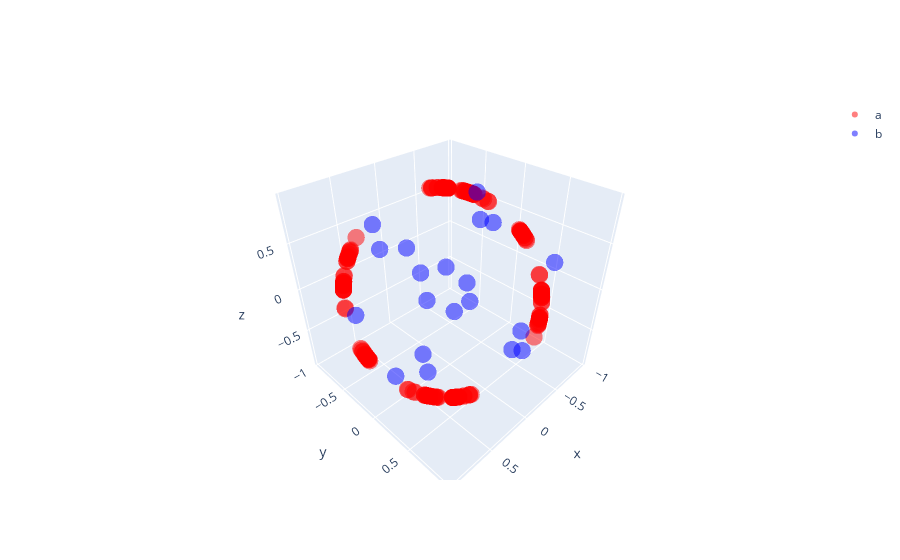

Here is the notebook cell this chart was saved with:
### Code cell
import plotly.express as px
import plotly.graph_objects as go
# Create the figure
fig = go.Figure()


# fig.px.scatter_3d(
#     x=b[:,0].tolist(), y=b[:,1].tolist(), z=b[:,2].tolist(), opacity=0.3, 
#     marker=dict(
#         size=4,
#         color='blue',
#         opacity=0.3
#     ),
# )
# fig = px.scatter_3d(
#     x=full_b[:,0].tolist(), y=full_b[:,1].tolist(), z=full_b[:,2].tolist(), opacity=0.03, 
#     marker=dict(
#         size=4,
#         color='blue',
#         opacity=0.3
#     ),
# )

# Add the second scatter plot (full_b) in red
# fig.add_trace(go.Scatter3d(
#     x=full_b[:,0].tolist(),
#     y=full_b[:,1].tolist(),
#     z=full_b[:,2].tolist(),
#     mode='markers',
#     marker=dict(
#         size=4,
#         color='red',
#         opacity=0.00,
#     ),
#     name='full_b'
# ))


fig.add_trace(go.Scatter3d(
    x=a2[:,0].tolist(),
    y=a2[:,1].tolist(),
    z=a2[:,2].tolist(),
    mode='markers',
    marker=dict(
        size=6,
        color='red',
        opacity=.5,
    ),
    name='a'
))


fig.add_trace(go.Scatter3d(
    # x=full_b[:,0].tolist(),
    # y=full_b[:,1].tolist(),
    # z=full_b[:,2].tolist(),
    x=bc_pair[:,0].tolist(),
    y=bc_pair[:,1].tolist(),
    z=bc_pair[:,3].tolist(),
    mode='markers',
    marker=dict(
        size=6,
        color='blue',
        opacity=.5,
    ),
    name='b'
))



fig.show()
fig.write_html('/home/wilson/ab.html')

### Figure 1 — Plotly figure (JSON) as saved in the notebook; plotly's stock layout.template omitted (floating-point values rounded to 4 significant figures; data arrays with more than 128 entries replaced by an {"elided": "..."} marker saying what was removed)
{"data": [{"marker": {"color": "red", "opacity": 0.5, "size": 6}, "mode": "markers", "name": "a", "type": "scatter3d", "x": {"elided": "226 float values"}, "y": {"elided": "226 float values"}, "z": {"elided": "226 float values"}}, {"marker": {"color": "blue", "opacity": 0.5, "size": 6}, "mode": "markers", "name": "b", "type": "scatter3d", "x": [-0.3595, -0.3162, -0.6447, 0.273, -0.6325, -0.5892, -0.9177, -0.273, 0.2853, 0.3285, 0.9177, 0.6447, -0.04324, -0.3285, 0.5892, 0.3162, 0.04324, -0.2853, 0.6325, 0.3595], "y": [0.6447, 0.6325, 0.688, 0.961, -0.3162, -0.3285, -0.273, -0.961, -0.04324, -0.05552, 0.273, -0.688, 0.01228, 0.05552, 0.3285, -0.6325, -0.01228, 0.04324, 0.3162, -0.6447], "z": [-0.5892, -0.3162, 0.3285, 0.04324, -0.6325, -0.3595, 0.2853, -0.04324, -0.9177, -0.6447, -0.2853, -0.3285, -0.273, 0.6447, 0.3595, 0.3162, 0.273, 0.9177, 0.6325, 0.5892]}], "layout": {}}
